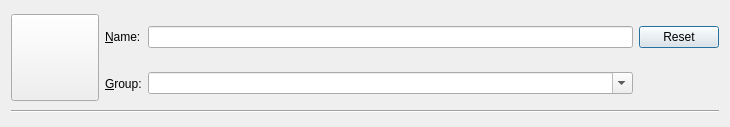
<?xml version="1.0" encoding="UTF-8"?>
<ui version="4.0">
 <class>NewInstanceDialog</class>
 <widget class="QDialog" name="NewInstanceDialog">
  <property name="windowModality">
   <enum>Qt::ApplicationModal</enum>
  </property>
  <property name="geometry">
   <rect>
    <x>0</x>
    <y>0</y>
    <width>730</width>
    <height>127</height>
   </rect>
  </property>
  <property name="windowTitle">
   <string>New Instance</string>
  </property>
  <property name="windowIcon">
   <iconset>
    <normaloff>:/icons/toolbar/new</normaloff>:/icons/toolbar/new</iconset>
  </property>
  <property name="modal">
   <bool>true</bool>
  </property>
  <layout class="QVBoxLayout" name="verticalLayout">
   <item>
    <layout class="QGridLayout" name="gridLayout_2">
     <item row="0" column="2">
      <widget class="QLineEdit" name="instNameTextBox"/>
     </item>
     <item row="1" column="2">
      <widget class="QComboBox" name="groupBox">
       <property name="editable">
        <bool>true</bool>
       </property>
      </widget>
     </item>
     <item row="0" column="1">
      <widget class="QLabel" name="nameLabel">
       <property name="text">
        <string>&amp;Name:</string>
       </property>
       <property name="buddy">
        <cstring>instNameTextBox</cstring>
       </property>
      </widget>
     </item>
     <item row="1" column="1">
      <widget class="QLabel" name="groupLabel">
       <property name="text">
        <string>&amp;Group:</string>
       </property>
       <property name="buddy">
        <cstring>groupBox</cstring>
       </property>
      </widget>
     </item>
     <item row="0" column="0" rowspan="2">
      <widget class="QToolButton" name="iconButton">
       <property name="iconSize">
        <size>
         <width>80</width>
         <height>80</height>
        </size>
       </property>
      </widget>
     </item>
     <item row="0" column="3">
      <widget class="QPushButton" name="resetNameButton">
       <property name="text">
        <string>Reset</string>
       </property>
      </widget>
     </item>
    </layout>
   </item>
   <item>
    <widget class="Line" name="line">
     <property name="orientation">
      <enum>Qt::Horizontal</enum>
     </property>
    </widget>
   </item>
  </layout>
 </widget>
 <tabstops>
  <tabstop>iconButton</tabstop>
  <tabstop>instNameTextBox</tabstop>
  <tabstop>groupBox</tabstop>
 </tabstops>
 <resources/>
 <connections/>
</ui>
